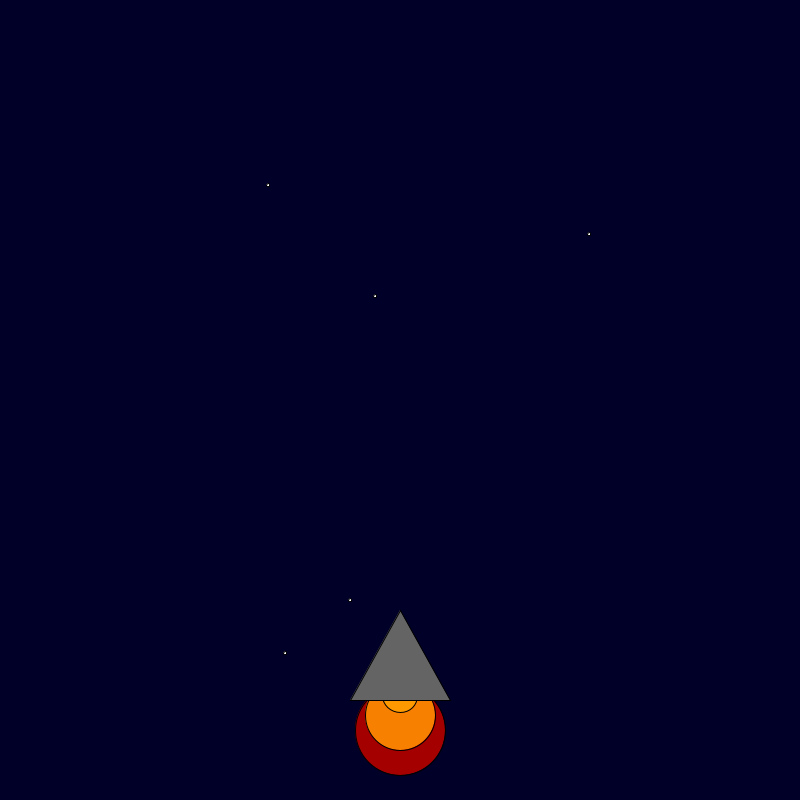
Frame 1 (no input)
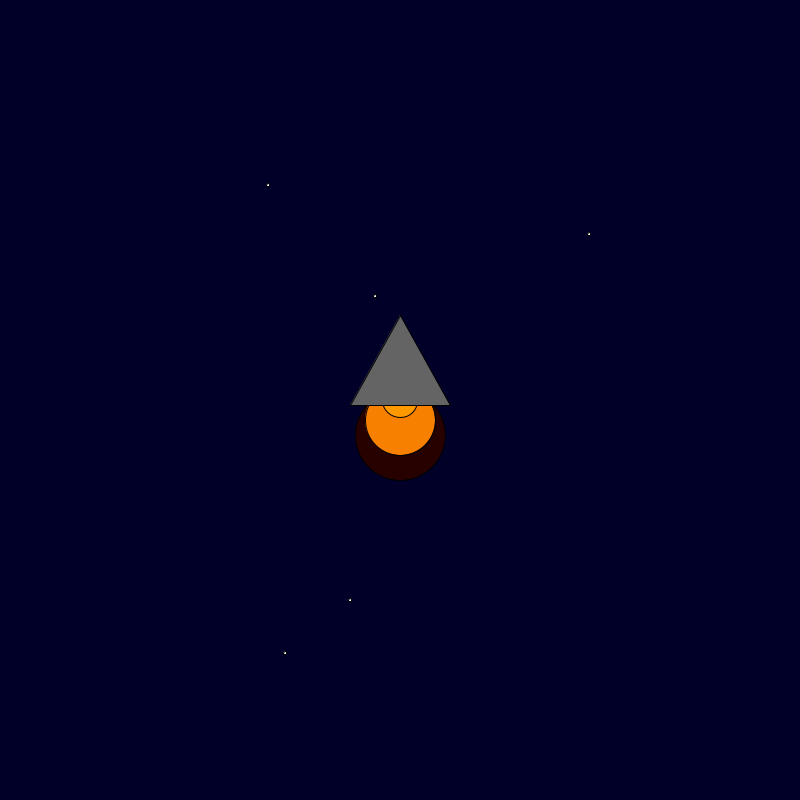
Frame 60 (the mouse pressed at the canvas centre just before this capture)
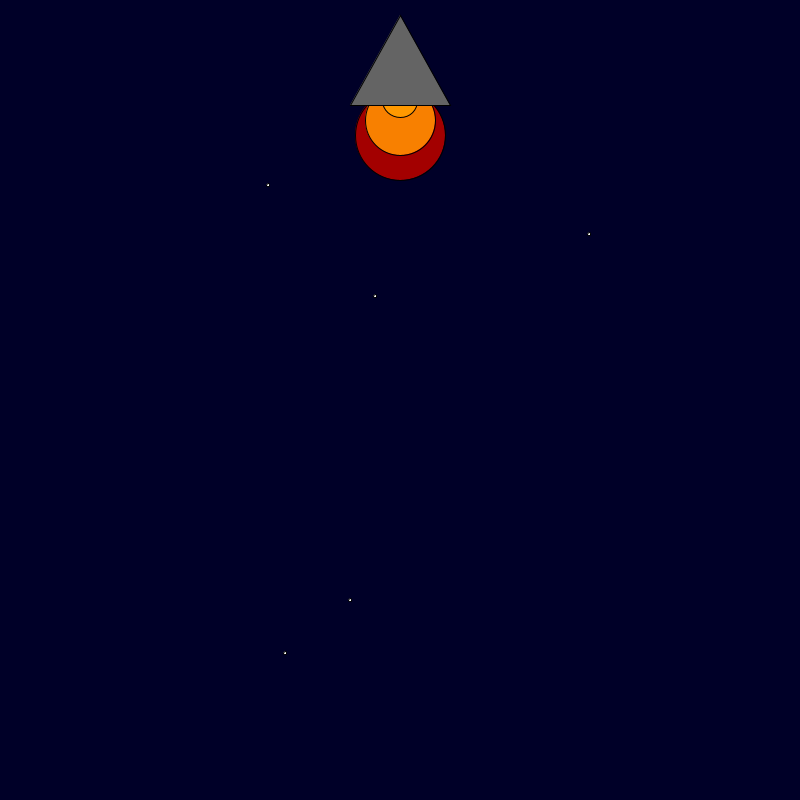
Frame 120 (the mouse held since frame 60 and released just before this capture)

The Processing sketch that drew these frames (run headless with seeded random() and noise(); from frame 60 on, the mouse is pressed at the canvas centre):

// Processing sketch: rocket_ship
// ── rocket_ship.pde
int x = 400; 
int y = 600; 

void setup() {
    size(800, 800);
}

void draw() {
    background(0, 0, 40); 
    fill(random(255), 0, 0);
    ellipse(x, y + 130, 90, 90);
    fill(248, 128, 0);
    ellipse(x, y + 115, 70, 70);
    fill(255, 153, 0);
    ellipse(x, y + 95, 35, 35);
    fill(100, 100, 100);
    triangle(x, y + 10, x + 50, y + 100, x - 50, y + 100);
    y -= 5;
    fill(#FFFFFF);
    ellipse(350,600,3,3);
    ellipse(268,185,3,3);
    ellipse(285,653,3,3);
    ellipse(375,296,3,3);
    ellipse(589,234,3,3);
}
